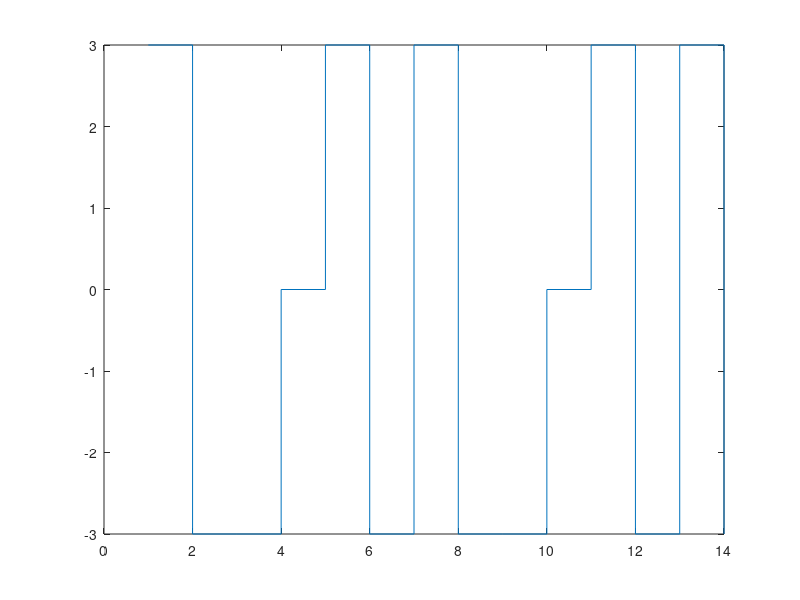

Recreate this plot in MATLAB.
data=[1,0,1,1,0,1,1];
a_h=3;
a_m=0;
a_l=-3;
output=[];
for i=1:length(data)
    if data(i)==1
        output=[output,a_h,a_l];
    else
        output=[output,a_l,a_m];
    end
end
stairs(output);